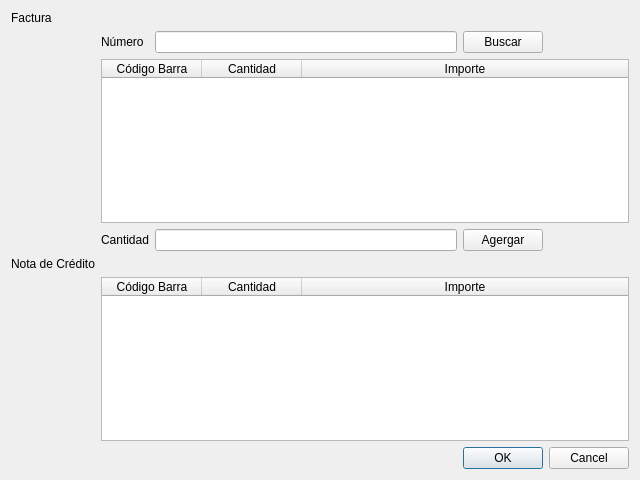
<?xml version="1.0" encoding="UTF-8"?>
<ui version="4.0">
 <class>vtnDevolucionDeCliente</class>
 <widget class="QWidget" name="vtnDevolucionDeCliente">
  <property name="geometry">
   <rect>
    <x>0</x>
    <y>0</y>
    <width>640</width>
    <height>480</height>
   </rect>
  </property>
  <property name="windowTitle">
   <string>Devolución de Cliente</string>
  </property>
  <layout class="QVBoxLayout" name="verticalLayout">
   <item>
    <layout class="QGridLayout" name="gridLayout">
     <item row="1" column="3">
      <widget class="QPushButton" name="pushButton">
       <property name="focusPolicy">
        <enum>Qt::TabFocus</enum>
       </property>
       <property name="text">
        <string>Buscar</string>
       </property>
      </widget>
     </item>
     <item row="0" column="0">
      <widget class="QLabel" name="label">
       <property name="text">
        <string>Factura</string>
       </property>
      </widget>
     </item>
     <item row="3" column="1">
      <widget class="QLabel" name="label_3">
       <property name="text">
        <string>Cantidad</string>
       </property>
      </widget>
     </item>
     <item row="1" column="1">
      <widget class="QLabel" name="label_2">
       <property name="text">
        <string>Número</string>
       </property>
      </widget>
     </item>
     <item row="4" column="0">
      <widget class="QLabel" name="label_4">
       <property name="text">
        <string>Nota de Crédito</string>
       </property>
      </widget>
     </item>
     <item row="1" column="2">
      <widget class="QLineEdit" name="lineEdit"/>
     </item>
     <item row="3" column="2">
      <widget class="QLineEdit" name="lineEdit_2"/>
     </item>
     <item row="2" column="1" colspan="4">
      <widget class="QTableWidget" name="tableWidget">
       <attribute name="horizontalHeaderStretchLastSection">
        <bool>true</bool>
       </attribute>
       <column>
        <property name="text">
         <string>Código Barra</string>
        </property>
       </column>
       <column>
        <property name="text">
         <string>Cantidad</string>
        </property>
       </column>
       <column>
        <property name="text">
         <string>Importe</string>
        </property>
       </column>
      </widget>
     </item>
     <item row="5" column="1" colspan="4">
      <widget class="QTableWidget" name="tableWidget_2">
       <attribute name="horizontalHeaderStretchLastSection">
        <bool>true</bool>
       </attribute>
       <column>
        <property name="text">
         <string>Código Barra</string>
        </property>
       </column>
       <column>
        <property name="text">
         <string>Cantidad</string>
        </property>
       </column>
       <column>
        <property name="text">
         <string>Importe</string>
        </property>
       </column>
      </widget>
     </item>
     <item row="6" column="3" colspan="2">
      <widget class="QDialogButtonBox" name="buttonBox">
       <property name="standardButtons">
        <set>QDialogButtonBox::Cancel|QDialogButtonBox::Ok</set>
       </property>
      </widget>
     </item>
     <item row="3" column="3">
      <widget class="QPushButton" name="pushButton_2">
       <property name="focusPolicy">
        <enum>Qt::TabFocus</enum>
       </property>
       <property name="text">
        <string>Agergar</string>
       </property>
      </widget>
     </item>
    </layout>
   </item>
  </layout>
 </widget>
 <tabstops>
  <tabstop>lineEdit</tabstop>
  <tabstop>tableWidget</tabstop>
  <tabstop>lineEdit_2</tabstop>
  <tabstop>pushButton_2</tabstop>
  <tabstop>tableWidget_2</tabstop>
  <tabstop>buttonBox</tabstop>
 </tabstops>
 <resources/>
 <connections/>
</ui>
